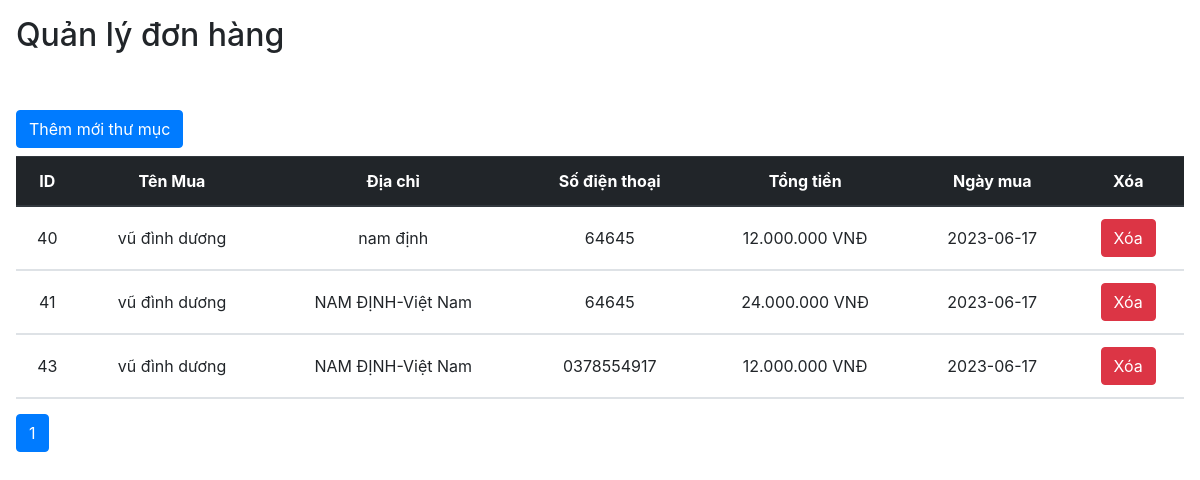
The page /quantri/quanlydonhang.php on the database its author committed.
### tables this page shows
CREATE TABLE `orders` (
  `id` int(11) NOT NULL,
  `name` varchar(255) NOT NULL,
  `address` varchar(255) NOT NULL,
  `telephone` varchar(255) NOT NULL,
  `total` int(11) NOT NULL,
  `date` date NOT NULL,
  `id_user_orders` int(11) NOT NULL
);

### quantri/quanlydonhang.php (the view, shortened to what this page needs)
<?php
include('ketnoi.php');
?>
<!DOCTYPE html>
<html lang="en">
<head>
    <link rel="stylesheet" href="https://cdn.jsdelivr.net/npm/bootstrap@4.0.0/dist/css/bootstrap.min.css">
</head>
<body>
    <h2 class='pt-3 px-3'>Quản lý đơn hàng</h2>
    <div class='px-3'> <a href="quantri.php?page_layout=themmoidm"><button type="button" class="btn btn-primary mt-5 mb-2">Thêm mới thư mục</button></a>
        <table class="table">
            <thead class="thead-dark">
                <tr>
                    <th scope="col" class="text-center">ID</th>
                    <th scope="col" class="text-center">Tên Mua</th>
                    <th scope="col" class="text-center">Địa chỉ</th>
                    <th scope="col" class="text-center">Số điện thoại</th>
                    <th scope="col" class="text-center">Tổng tiền</th>
                    <th scope="col" class="text-center">Ngày mua</th>
                    <th scope="col" class="text-center">Xóa</th>
                </tr>
            </thead>
            <?php
            $rowPage = 5;
            if (!isset($_GET['page'])) {
                $page = 1;
                $perRow = $page * $rowPage - $rowPage;
                $sql = "SELECT * FROM orders LIMIT $perRow,$rowPage";
                $query = mysqli_query($conn, $sql);
            } else {
                $page = $_GET['page'];
                $perRow = $page * $rowPage - $rowPage;
                $sql = "SELECT * FROM orders LIMIT $perRow,$rowPage ";
                $query = mysqli_query($conn, $sql);
            }
            $sql1 = "SELECT * FROM orders  ";
            $query1 = mysqli_query($conn, $sql1);
            $totalRow = mysqli_num_rows($query1);
            $totalPage = ceil($totalRow / $rowPage);
            $listPage = "";
            for ($i = 1; $i <= $totalPage; $i++) {
                if ($page == $i) {
                    $listPage .= '<li class="page-item active" ><a class="page-link"  href="quantri.php?page_layout=quanlydonhang&page=' . $i . '">' . $i . '</a></li>';
                } else {
                    $listPage .= '<li class="page-item " ><a  class="page-link" href="quantri.php?page_layout=quanlydonhang&page=' . $i . '">' . $i . '</a></li>';
                }
            }
            while ($row = mysqli_fetch_assoc($query)) {
                $id = $row['id'];
                $ten = $row['name'];
                $address = $row['address'];
                $telephone = $row['telephone'];
                $total = $row['total'];
                $date = $row['date'];
            ?>
                <tbody>
                    <tr>
                        <td class="text-center align-middle"><?= $id ?></td>
                        <td class="text-center align-middle"><?= $ten ?></td>
                        <td class="text-center align-middle"><?= $address ?></td>
                        <td class="text-center align-middle"><?= $telephone ?></td>
                        <td class="text-center align-middle"><?= number_format($total, 0, ',', '.') ?> VNĐ</td>
                        <td class="text-center align-middle"><?= $date ?></td>
                        <td class="text-center align-middle"> <a href="quantri.php?page_layout=xoadonhang&id=<?= $id ?>" onclick='return confirm("bạn có muốn xóa đơn hàng này không!")'><button type="button" class="btn btn-danger">Xóa</button></a></td>
                    </tr>
                </tbody>
            <?php
            }
            ?>
        </table>
        <nav aria-label="Page navigation example">
            <ul class="pagination">
                <?php echo  $listPage;
                ?>
            </ul>
        </nav>
    </div>
</body>
</html>

### rows shown on the page
orders: id "40", name "vũ đình dương", address "nam định", telephone "64645", total "12.000.000", date "2023-06-17"
orders: id "41", name "vũ đình dương", address "NAM ĐỊNH-Việt Nam", telephone "64645", total "24.000.000", date "2023-06-17"
orders: id "43", name "vũ đình dương", address "NAM ĐỊNH-Việt Nam", telephone "0378554917", total "12.000.000", date "2023-06-17"
